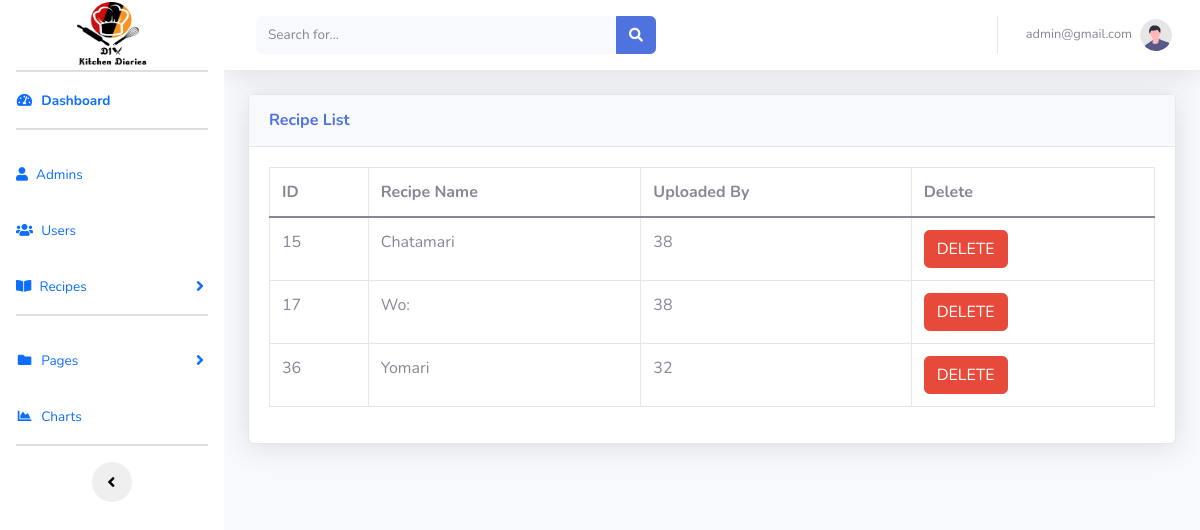
The page /admin/list_recipes.php (signed in) on the database its author committed.
### tables this page shows
CREATE TABLE `usersrecipe` (
  `dish_id` int(255) NOT NULL,
  `userid` int(255) NOT NULL,
  `dish` varchar(255) NOT NULL,
  `directions` varchar(10000) NOT NULL,
  `photo` varchar(255) NOT NULL,
  `uploaded_on` datetime NOT NULL DEFAULT current_timestamp()
);

### admin/list_recipes.php (the view, shortened to what this page needs)
<?php
    include('includes/header.php');
    include('includes/navbar.php');
?>
<div class="container-fluid">
    <div class="card shadow mb-4">
        <div class="card-header py-3">
            <h6 class="m-0 font-weight-bold text-primary">Recipe List
            </h6>
        </div>
        <div class="card-body">
            <div class="table-responsive">
                <?php
                $connection = mysqli_connect("localhost","root","","cookbook_db");
                $query = "SELECT * FROM usersrecipe";
                $query_run = mysqli_query($connection, $query);
                ?>
                <table class="table table-bordered" id="dataTable" width="100%" cellspacing="0">
                    <thead>
                        <tr>
                            <th> ID </th>
                            <th> Recipe Name </th>
                            <th>Uploaded By </th>
                            <th>Delete</th>
                        </tr>
                    </thead>
                    <tbody>
                         <?php
                        if(mysqli_num_rows($query_run) > 0)
                        {
                            while($row = mysqli_fetch_assoc($query_run))
                            {
                             ?>
                            <tr>
                                <td><?php  echo $row['dish_id']; ?></td>
                                <td><?php  echo $row['dish']; ?></td>
                                <td><?php  echo $row['userid']; ?></td>
                                <td>
                                     <form action="code.php" method="post">
                                        <button type="submit" name="delete_dish" class="btn btn-danger"> DELETE</button>
                                    </form>
                                </td>
                                </tr>
                                <?php
                            }
                        }
                        else
                        {
                            echo "No Record Found";
                        }
                                ?>
                    </tbody>
                </table>
            </div>
        </div>
    </div>
</div>
<?php
    include('includes/scripts.php');
?>

### rows shown on the page
usersrecipe: dish_id "15", dish "Chatamari", userid "38"
usersrecipe: dish_id "17", dish "Wo:", userid "38"
usersrecipe: dish_id "36", dish "Yomari", userid "32"

### other values the page prints
$_SESSION['username'] "admin@gmail.com"
